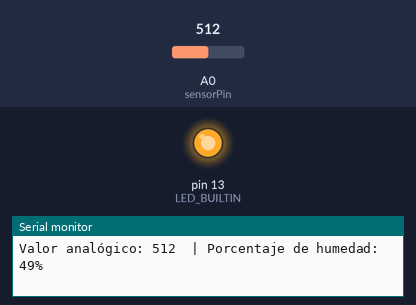
The sketch below on a simulated Arduino Uno, built with avr-gcc and run on an emulated ATmega328P. Shown: output pins drawn as LEDs (lit = HIGH), the last lines printed to the serial monitor. The test bench sets the inputs (shaded band); at power-on: A0 (sensorPin) = 512.

Above: at 1.3 s.
1.4 s: A0 (sensorPin) set to 318
2.9 s: A0 (sensorPin) set to 296
At 4.2 s:
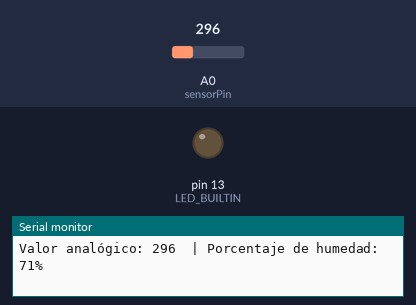
4.5 s: A0 (sensorPin) set to 511
At 5.5 s:
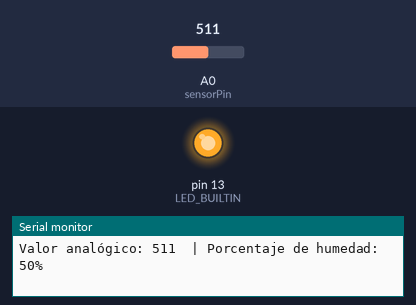
7.5 s: A0 (sensorPin) set to 306
At 7.9 s:
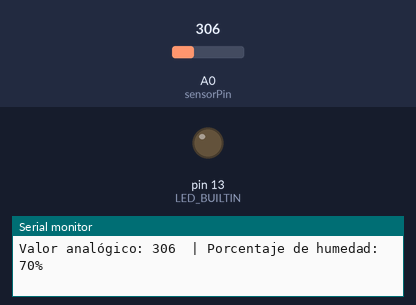
Timing chart, 0 to 10.5 s (numbered marks = the images above; inputs shaded):
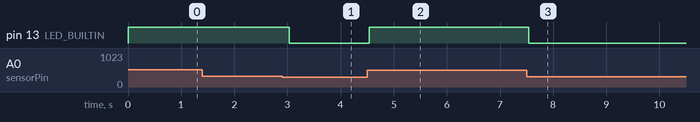

Measured:
- the behaviour switches between 307 and 306 on A0 (sensorPin) (found by bisection; images 0 and 1)
- after the input at 2.9 s, pin 13 (LED_BUILTIN): HIGH → LOW after 0.14 s
- after the input at 4.5 s, pin 13 (LED_BUILTIN): LOW → HIGH at once
- after the input at 7.5 s, pin 13 (LED_BUILTIN): HIGH → LOW at once

The sketch:

greenhouse.ino
```cpp
// Definir el pin donde se conecta el sensor
const int sensorPin = A0; // Pin analógico A0 para leer los datos del sensor

// Variables para almacenar valores de humedad
int sensorValue = 0;
int soilMoisturePercent = 0;

// Configuración inicial
void setup() {
  Serial.begin(9600); // Iniciar la comunicación serial a 9600 bps
  Serial.println("Iniciando sensor de humedad del suelo...");

  pinMode(LED_BUILTIN, OUTPUT);
}

// Bucle principal
void loop() {
  // Leer el valor analógico del sensor
  sensorValue = analogRead(sensorPin);

  // Convertir el valor analógico (0-1023) a porcentaje (0-100%)
  soilMoisturePercent = map(sensorValue, 1023, 0, 0, 100);
  // Ajustar los valores 1023 y 300 según el rango específico de tu sensor

  // Restringir el porcentaje al rango de 0 a 100
  soilMoisturePercent = constrain(soilMoisturePercent, 0, 100);

  if (soilMoisturePercent < 70) {
    digitalWrite(LED_BUILTIN, HIGH);
  } else {
    digitalWrite(LED_BUILTIN, LOW);
  }

  // Imprimir los resultados en el monitor serial
  Serial.print("Valor analógico: ");
  Serial.print(sensorValue);
  Serial.print("  | Porcentaje de humedad: ");
  Serial.print(soilMoisturePercent);
  Serial.println("%");

  // Esperar medio segundo antes de la siguiente lectura
  delay(500);
}
```
